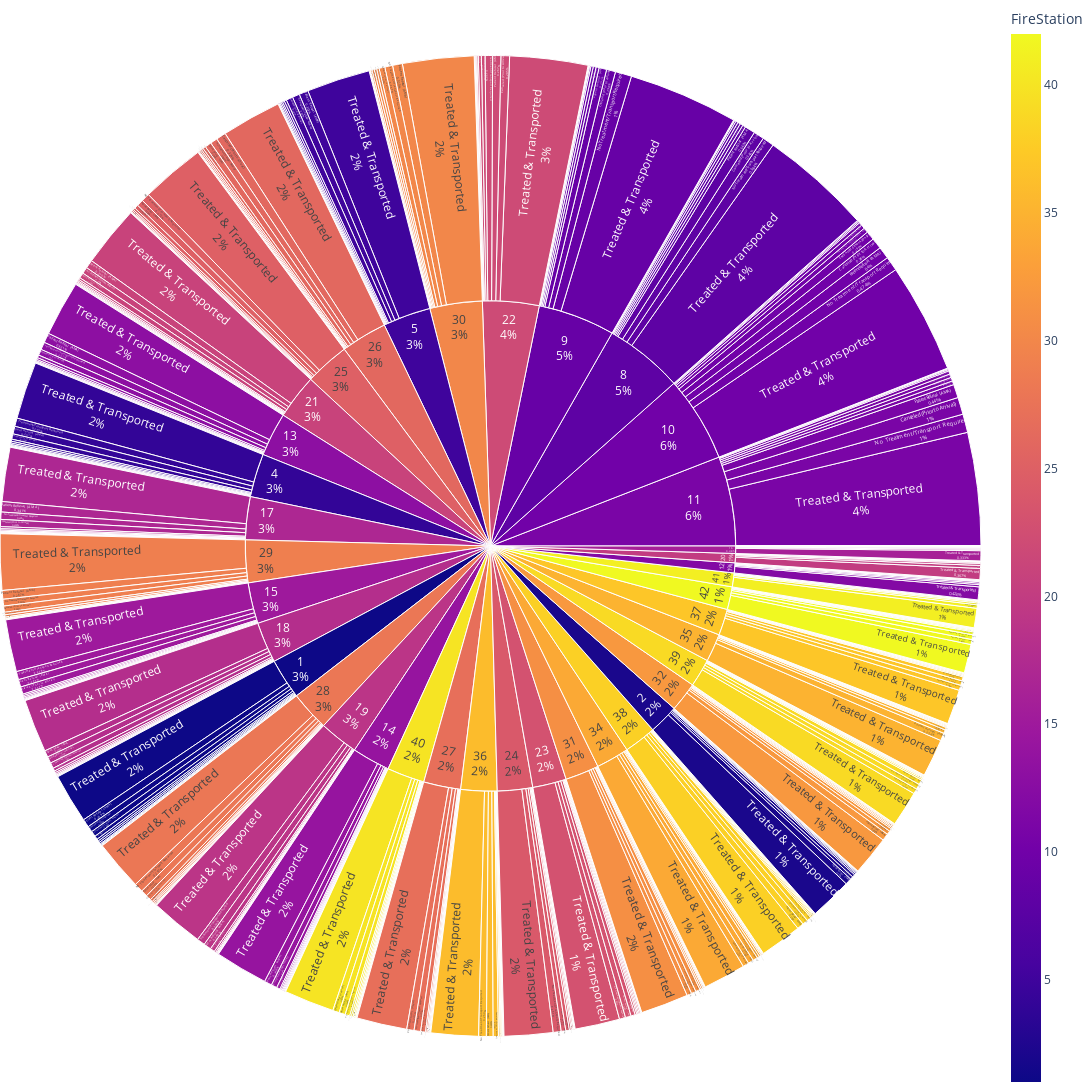

Write notebook code for a chart like this one.
### Code cell
fig = px.sunburst(
    data_frame=df_q4_c,
    path=["FireStation", 'PatientOutcome'],  
    color="FireStation",
    color_discrete_sequence=px.colors.qualitative.Pastel,
    width = 1500, 
    height = 1400,
    branchvalues="total",
    hover_name="PatientOutcome",
    hover_data={'PatientOutcome': False}
)

fig.update_traces(textinfo='label+percent entry')
fig.update_layout(margin=dict(t=0, l=0, r=0, b=0))

fig.show()

### Figure 1 — Plotly figure (JSON) as saved in the notebook; plotly's stock layout.template omitted (floating-point values rounded to 4 significant figures; data arrays with more than 128 entries replaced by an {"elided": "..."} marker saying what was removed)
{"data": [{"branchvalues": "total", "customdata": {"elided": "494x2 mixed values"}, "domain": {"x": [0, 1], "y": [0, 1]}, "hovertemplate": "<b>%{hovertext}</b><br><br>labels=%{label}<br>count=%{value}<br>parent=%{parent}<br>id=%{id}<br>FireStation=%{color}<extra></extra>", "hovertext": {"elided": "494 str values"}, "ids": {"elided": "494 str values"}, "labels": {"elided": "494 str values"}, "marker": {"coloraxis": "coloraxis", "colors": {"elided": "494 int values"}}, "name": "", "parents": {"elided": "494 str values"}, "textinfo": "label+percent entry", "type": "sunburst", "values": {"elided": "494 int values"}}], "layout": {"coloraxis": {"colorbar": {"title": {"text": "FireStation"}}, "colorscale": [[0, "#0d0887"], [0.1111, "#46039f"], [0.2222, "#7201a8"], [0.3333, "#9c179e"], [0.4444, "#bd3786"], [0.5556, "#d8576b"], [0.6667, "#ed7953"], [0.7778, "#fb9f3a"], [0.8889, "#fdca26"], [1, "#f0f921"]]}, "height": 1400, "legend": {"tracegroupgap": 0}, "margin": {"b": 0, "l": 0, "r": 0, "t": 0}, "sunburstcolorway": ["rgb(102, 197, 204)", "rgb(246, 207, 113)", "rgb(248, 156, 116)", "rgb(220, 176, 242)", "rgb(135, 197, 95)", "rgb(158, 185, 243)", "rgb(254, 136, 177)", "rgb(201, 219, 116)", "rgb(139, 224, 164)", "rgb(180, 151, 231)", "rgb(179, 179, 179)"], "width": 1500}}
